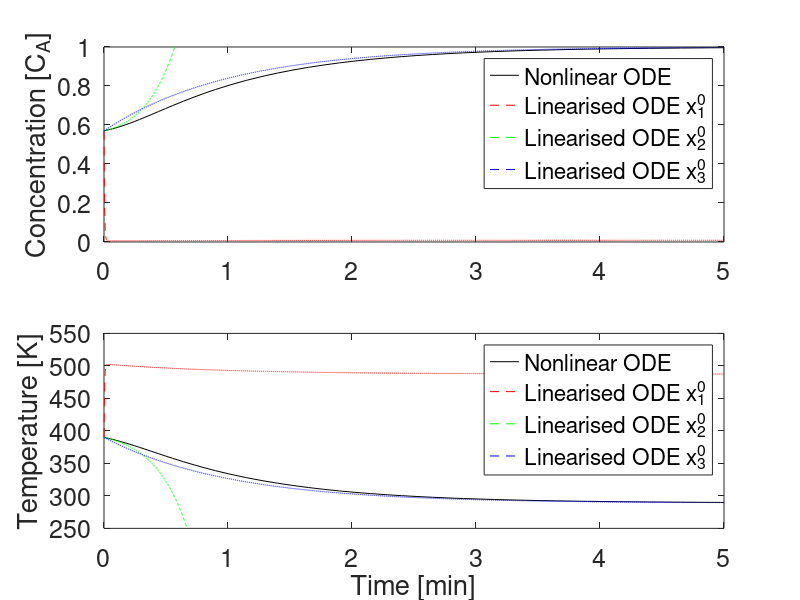

Write MATLAB code to recreate this figure.
% CSTR Linearisation
clear all
close all
clc
format short
options = optimset('Display','off');

%% Specify the reactor parameters
V = 0.1; %m3 
R = 8.314; %kJ/kmol.K
CA0 = 1.0; %kmol/m3
TA0 = 310.0; %K
dH = -4.78e4; %kJ/kmol
k0 = 72.0e9; %1/min
E = 8.314e4; %kJ/kmol
Cp = 0.239; %kJ/kgK
rho = 1000.0; %kg/m3
F = 100e-3; %m3/min

%% Reactor dynamics
% x(1) = CA
% x(2) = TR
sys = @(t, x, Q) [F/V*CA0 - (F/V + k0*exp(-E/(R*x(2))))*x(1);
                F/V*TA0 - F/V*x(2) - dH/(rho*Cp)*k0*exp(-E/(R*x(2)))*x(1)+Q/(rho*Cp*V)];

J = @(x) [-F/V-k0*exp(-E/(R*x(2))),-x(1)*k0*exp(-E/(R*x(2)))*(E/(R*x(2)^2));-dH/(rho*Cp)*k0*exp(-E/(R*x(2))),-(F/V + dH/(rho*Cp)*k0*exp(-E/(R*x(2)))*(E/(R*x(2)^2))*x(1))];

guess1 = [0.0, 509.];
guess2 = [0.57, 395.];
guess3 = [0.99, 310.];
[xss1, ~] = fsolve(@(x) sys(1.0, x, 0.0), guess1, options);
[xss2, ~] = fsolve(@(x) sys(1.0, x, 0.0), guess2, options);
[xss3, ~] = fsolve(@(x) sys(1.0, x, 0.0), guess3, options);      

J1 = J(xss1);
% e1 = eig(J1) $stability for critical point
J2 = J(xss2);
% e2 = eig(J2) $stability for critical point
J3 = J(xss3);
% e3 = eig(J3) $stability for critical point

lin1 = @(x, Q) J1*x - J1*xss1' + [0.0; 1./(rho*Cp*V)]*Q;
lin2 = @(x, Q) J2*x - J2*xss2' + [0.0; 1./(rho*Cp*V)]*Q;
lin3 = @(x, Q) J3*x - J3*xss3' + [0.0; 1./(rho*Cp*V)]*Q;

%% Check Approximations
init = [0.57; 390];
tend = 5;
h = 0.001;
ts = 0:h:tend;
Qin = -500.0; %input
%% Approximation 1
[tnl, ynl] = ode45(@(t,x) sys(t,x, Qin), [0 tend], init);

y1lin = zeros(2,length(ts));
y1lin(:, 1) = init;
y2lin = zeros(2,length(ts));
y2lin(:, 1) = init;
y3lin = zeros(2,length(ts));
y3lin(:, 1) = init;
for k=2:length(ts)
    y1lin(:,k) = y1lin(:,k-1) + h*lin1(y1lin(:,k-1), Qin);
    y2lin(:,k) = y2lin(:,k-1) + h*lin2(y2lin(:,k-1), Qin);
    y3lin(:,k) = y3lin(:,k-1) + h*lin3(y3lin(:,k-1), Qin);
end

figure(1)
subplot(2,1,1)
p1 = plot(tnl,ynl(:,1),'k');
hold on
p1lin1 = plot(ts, y1lin(1,:),'r--');
p2lin1 = plot(ts, y2lin(1,:),'g--');
p3lin1 = plot(ts, y3lin(1,:),'b--');
ylim([0.0, 1.0])
hold off
legend([p1, p1lin1, p2lin1, p3lin1],'Nonlinear ODE','Linearised ODE x^0_1','Linearised ODE x^0_2','Linearised ODE x^0_3');
ylabel('Concentration [C_A]','fontsize', 18)
set(gca,'fontsize', 18);

subplot(2,1,2)
p2 = plot(tnl,ynl(:,2),'k');
hold on
p1lin2 = plot(ts, y1lin(2,:),'r--');
p2lin2 = plot(ts, y2lin(2,:),'g--');
p3lin2 = plot(ts, y3lin(2,:),'b--');
ylim([250, 550])
hold off
legend([p2, p1lin2,p2lin2, p3lin2],'Nonlinear ODE','Linearised ODE x^0_1','Linearised ODE x^0_2','Linearised ODE x^0_3');
xlabel('Time [min]','fontsize', 18)
ylabel('Temperature [K]','fontsize', 18)
set(gca,'fontsize', 18);
